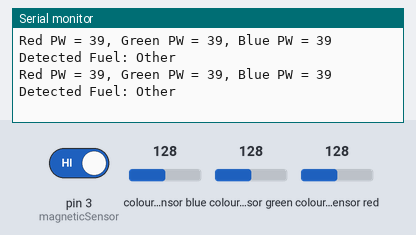
A sketch run on a simulated Arduino Uno, built with avr-gcc and run on an emulated ATmega328P. Shown: the last lines printed to the serial monitor. Wiring (inferred from the names in the program): TCS3200 colour sensor: output pin 8; S2 pin 6; S3 pin 7; S0 pin 4; S1 pin 5. The test bench sets the inputs (shaded band); at power-on: colour sensor blue 128, pin 3 (magneticSensor) HIGH, colour sensor green 128, colour sensor red 128.

Above: at 1.2 s.
1.3 s: colour sensor blue set to 5
At 2.6 s:
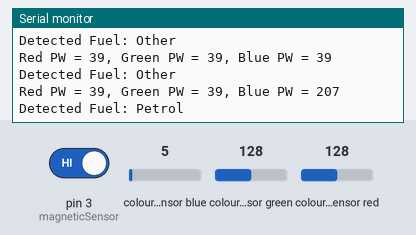
4.2 s: pin 3 (magneticSensor) driven LOW
At 5.2 s:
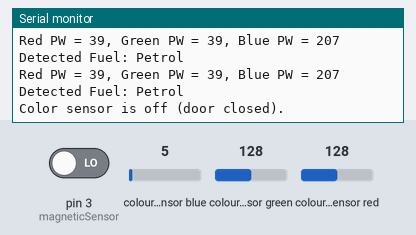

Measured:
- after the input at 1.3 s, the serial monitor: prints a new line after 0.60 s (image 1)
- after the input at 4.2 s, the serial monitor: prints a new line after 0.61 s (image 2)

The sketch:

code.ino
```cpp
// Define color sensor pins
#define S0 4
#define S1 5
#define S2 6
#define S3 7
#define sensorOut 8
#define magneticSensor 3 // Magnetic door sensor connected to pin 2
#define tcs3200PowerPin 9 // Pin to control TCS3200 sensor power

// Variables for Color Pulse Width Measurements
int redPW = 0;
int greenPW = 0;
int bluePW = 0;

int doorState; // 0 - closed, 1 - open

void setup() {

  // Set S0 - S3 as outputs
  pinMode(S0, OUTPUT);
  pinMode(S1, OUTPUT);
  pinMode(S2, OUTPUT);
  pinMode(S3, OUTPUT);

  // Set Sensor output as input
  pinMode(sensorOut, INPUT);

  // Set Pulse Width scaling to 20%
  digitalWrite(S0,HIGH);
  digitalWrite(S1,LOW);

  // Magnetic sensor setup
  pinMode(magneticSensor, INPUT_PULLUP);

  // TCS3200 sensor power control setup
  pinMode(tcs3200PowerPin, OUTPUT);

  // Turn off TCS3200 sensor initially
  digitalWrite(tcs3200PowerPin, LOW);

  // Setup Serial Monitor
  Serial.begin(9600);
}

void loop() {

  // Read the magnetic sensor state
  doorState = digitalRead(magneticSensor);

  // If the door is open, turn on the color sensor
  if (doorState == HIGH) {
    digitalWrite(tcs3200PowerPin, HIGH);

    // Read Red, Green, and Blue Pulse Widths
    redPW = getRedPW();
    delay(100); // Short delay for stability
    greenPW = getGreenPW();
    delay(100); // Short delay for stability
    bluePW = getBluePW();
    delay(100); // Short delay for stability

    // Print current readings
    Serial.print("Red PW = ");
    Serial.print(redPW);
    Serial.print(", Green PW = ");
    Serial.print(greenPW);
    Serial.print(", Blue PW = ");
    Serial.println(bluePW);

    // Determine whether the object is Petrol (blue) or Diesel (black)
    detectFuelType(redPW, greenPW, bluePW);
  }
  else {
    // If the door is closed, turn off the color sensor
    digitalWrite(tcs3200PowerPin, LOW);
    Serial.println("Color sensor is off (door closed).");
  }

  // Add a short delay before the next reading
  delay(500);
}

// Function to read Red Pulse Widths
int getRedPW() {
  digitalWrite(S2, LOW);
  digitalWrite(S3, LOW);
  int PW = pulseIn(sensorOut, LOW);
  return PW;
}

// Function to read Green Pulse Widths
int getGreenPW() {
  digitalWrite(S2, HIGH);
  digitalWrite(S3, HIGH);
  int PW = pulseIn(sensorOut, LOW);
  return PW;
}

// Function to read Blue Pulse Widths
int getBluePW() {
  digitalWrite(S2, LOW);
  digitalWrite(S3, HIGH);
  int PW = pulseIn(sensorOut, LOW);
  return PW;
}

// Function to detect whether the object is Petrol (blue) or Diesel (black)
void detectFuelType(int redPW, int greenPW, int bluePW) {

  // Thresholds for detection based on your sensor's readings
  int petrolThresholdRed = 320;   // Adjusted based on your blue color (petrol) readings
  int petrolThresholdGreen = 130; // Adjusted based on your blue color (petrol) readings
  int petrolThresholdBlue = 90;  // Adjusted based on your blue color (petrol) readings

  int dieselThresholdRed = 320;   // Adjusted based on your black color (diesel) readings
  int dieselThresholdGreen = 100; // Adjusted based on your black color (diesel) readings
  int dieselThresholdBlue = 90;  // Adjusted based on your black color (diesel) readings

  // Check for Diesel (based on your black detection values)
  if (redPW < dieselThresholdRed && greenPW > dieselThresholdGreen && bluePW < dieselThresholdBlue) {
    Serial.println("Detected Fuel: Diesel");
  }
  // Check for Petrol (based on your blue detection values)
  else if (redPW < petrolThresholdRed && greenPW < petrolThresholdGreen && bluePW > petrolThresholdBlue) {
    Serial.println("Detected Fuel: Petrol");
  }
  else {
    Serial.println("Detected Fuel: Other");
  }
}
```
